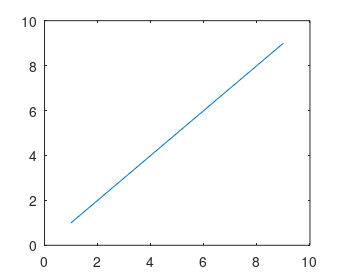

This figure's MATLAB source:
%%  plot settings: figure resolution

%% set resolution: not for eps type vector format

fig = gcf;     % gcf: Current figure handle
size = [8.7, 6]; set(gcf,'units','centimeters','position',[0 0 size]);
% set(gcf, 'Position',  [100, 1000, 500, 400]);  % set the figure size to be 500 pixels by 400 pixels




% 1 inch = 2.54 cm % Dpi is the pixel density or dots per inch. 
% 96 dpi means there are 96 pixels per inch.
% pnas 1 column = 8.7cm, a figure 600dpi full column = 600*8.7/2.54 


% https://www.mathworks.com/help/matlab/creating_plots/save-figure-at-specific-size-and-resolution.html
% Use '-r0' to save it with screen resolution.
% print(resolution,___) uses the specified resolution. Specify the
% resolution as a character vector or string containing an integer value
% preceded by -r, for example, '-r200'. Use this option with any of the
% input arguments from the previous syntaxes.


x=(1:2:10);
y=(1:2:10);
plot(x,y);
size = [8.7 7]; set(gcf,'paperunits','centimeters','paperposition',[0 0 size]);
res = 600;
print('resized','-dtiff',['-r' num2str(res)]);
%Here I have set the width and height to be 200. Resolution is set to
%300dpi. To set the properties(?paperunnits? and ?paperposition?) of the
%image, you could use the ?set? function. ?print? function is used to set
%the resolution to 300dpi.|

